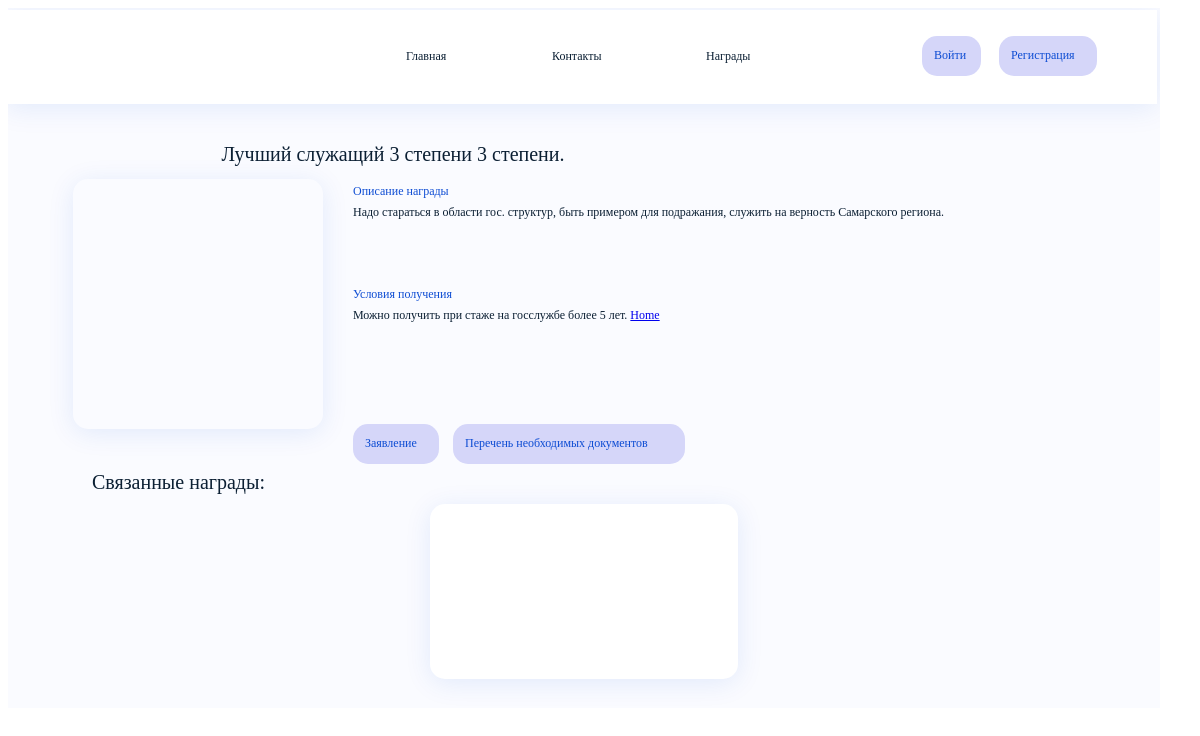
The page /awards/2/ on the database as committed earlier.
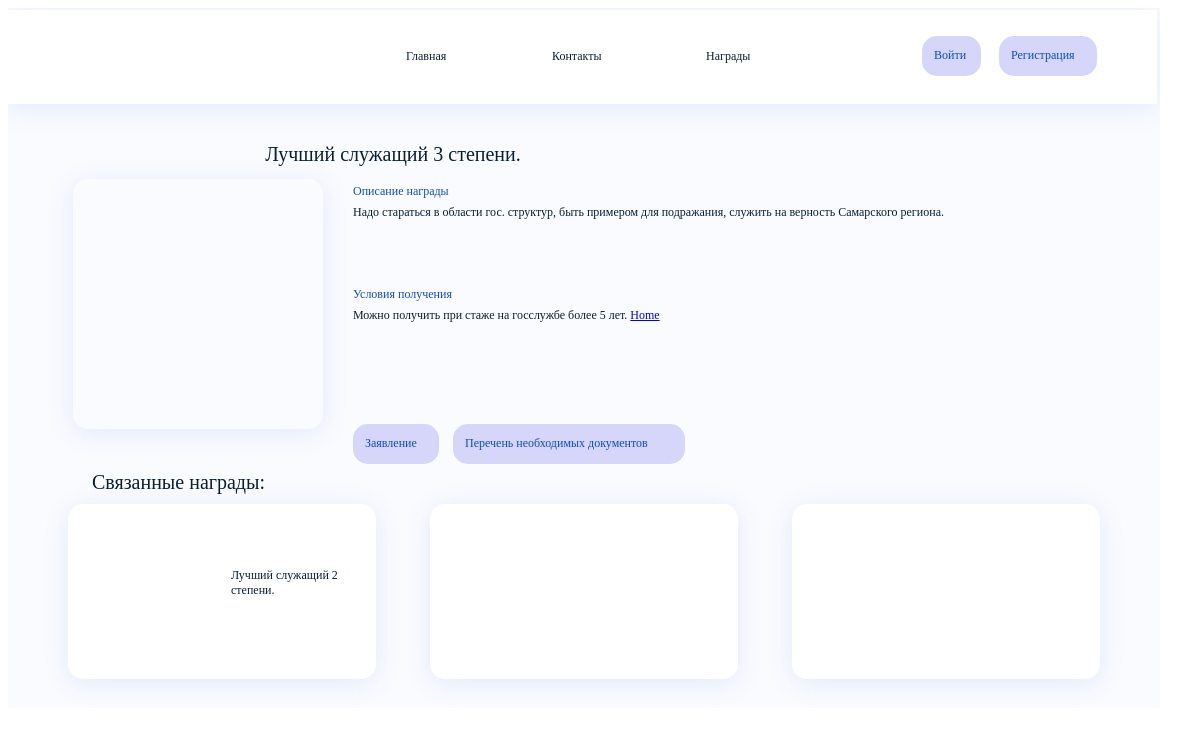
The same page on the database as committed later.
### awards/models.py (models this page shows)
class Award(models.Model):
    name = models.TextField(db_index=True, verbose_name='Наименование')
    picture = models.ImageField(upload_to='pictures',
                                verbose_name='Изображение награды')
    description = models.TextField(verbose_name='Описание награды')
    conditions = models.TextField(verbose_name='Условия получения награды')
    necessary_awards = models.TextField(verbose_name='Необходимые награды')
    excluding_awards = models.TextField(verbose_name='Запрещающие награды')
    entry = models.FileField(upload_to='entryes',
                             verbose_name='Заявка на получение награды')
    rank = models.IntegerField(null=True, blank=True, verbose_name='Степень ордена')
    necessary_docs = models.FileField(null=True, blank=True, upload_to='docs',
                                      default=None, verbose_name='Необходимые документы')
    def __str__(self):
        if self.rank is None:
            return f'{self.name}'
        else:
            return f'{self.name} {self.rank} степени.'

### awards/views.py (the view)
# urls.py: path('awards/<int:pk>/', views.AwardVew.as_view()),
class AwardVew(generic.DetailView):
    model = Award
    template_name = 'awards/award.html'
    def get_context_data(self, **kwargs):
        context = super().get_context_data(**kwargs)
        context['linked_awards'] = Award.objects.filter(name=context['award'].name).exclude(pk=context['award'].pk)
        return context

### awards/templates/awards/award.html (shortened to what this page needs)
{% load static %}
<html lang="en">
<head>
    <link rel="stylesheet" type="text/css" href="{% static '/awards/detail_style.css' %}">
</head>
<body>
<div class="e12_263">
    <span class="e12_264">{{ award }}</span><span class="e12_265">Связанные награды:</span>
    {% for linked in linked_awards %}
    <div class="e12_266">
        <div class="e12_267"></div>
        <span class="e12_268">
                        {{ linked }}
        </span>
    </div>
    {% endfor %}
    <div class="e12_269">
        <div class="e12_270"></div>
    </div>
    {% for linked in linked_awards %}
    <div class="e12_272">
        <div class="e12_273"></div>
        <span class="e12_274"></span>
    </div>
    {% endfor %}
    <div class="e12_275"></div>
    <div class="e12_276"><span class="e12_277">Главная</span><span class="e12_278">Контакты</span><span class="e12_279">Награды</span>
    </div>
    <div class="e12_280"></div>
    <div class="e12_281"><span class="e12_282">Войти</span></div>
    <div class="e12_294"><span class="e12_295">Перечень необходимых документов</span></div>
    <div class="e12_298"><span class="e12_299">Заявление</span></div>
    <div class="e12_287"><span class="e12_288">Регистрация</span></div>
    <div class="e12_289"></div>
    <div class="e12_293">
                    <span class="e12_290">
                        {{ award.description }}
                    </span><span class="e12_284">Описание награды</span>
    </div>
    <div class="e12_292">
                    <span class="e12_291">
                        {{ award.conditions }}
                        <a href="/">Home</a>
                    </span><span class="e12_286">Условия получения</span>
    </div>
</div>
</body>
</html>

Rows that differ between the two databases and show on the page:
changed Award "Можно получить при стаже на госслужбе более 5 лет.": rank+name "Лучший служащий 3 степени 3 степени." → "Лучший служащий 3 степени."
now on this page (row edited): Award: rank+name "Лучший служащий 2 степени."
